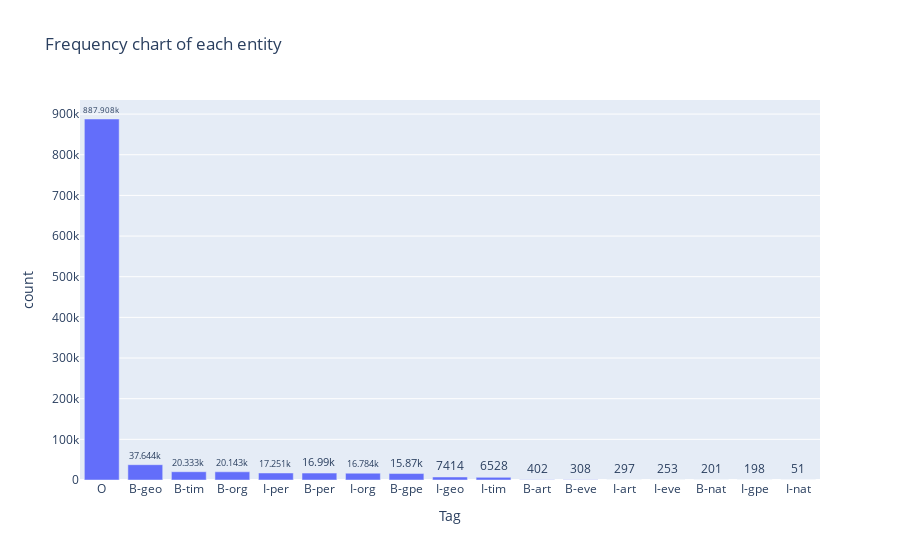

Notebook code cell kept with this figure:
### Markdown cell above
According to the dataset information, the tags represent the following broad classes:  
geo = Geographical Entity  
org = Organization  
per = Person  
gpe = Geopolitical Entity  
tim = Time indicator  
art = Artifact  
eve = Event  
nat = Natural Phenomenon  

Also, there are 2 set of values for each tag. In entity tagging, the BIO representation means the heirarchy of the entities, i.e. :  
    1. B - Beginning of an entity
    2. I - Inside an entity
    3. O - Other(not related to any entity)  

For example, the sentence: "IPhone 15 was launched by Apple Inc in USA." The entity breakdown of this sentence is:  
    - Iphone - B-art  
    - 15 - I-art  
    - was - O  
    - launched - O  
    - by - O  
    - Apple - B-org  
    - Inc - I-org  
    - in - O  
    - USA - B-geo

### Code cell
tag_freq_plot = data["Tag"].value_counts().reset_index()

fig = px.bar(tag_freq_plot, x="Tag", y="count", title="Frequency chart of each entity")
fig.update_traces(texttemplate='%{y}', textposition='outside')
fig.show()

### Figure 1 — Plotly figure (JSON) as saved in the notebook; plotly's stock layout.template omitted (floating-point values rounded to 4 significant figures)
{"data": [{"alignmentgroup": "True", "hovertemplate": "Tag=%{x}<br>count=%{y}<extra></extra>", "legendgroup": "", "marker": {"color": "#636efa", "pattern": {"shape": ""}}, "name": "", "offsetgroup": "", "orientation": "v", "showlegend": false, "textposition": "outside", "texttemplate": "%{y}", "type": "bar", "x": ["O", "B-geo", "B-tim", "B-org", "I-per", "B-per", "I-org", "B-gpe", "I-geo", "I-tim", "B-art", "B-eve", "I-art", "I-eve", "B-nat", "I-gpe", "I-nat"], "xaxis": "x", "y": [887908, 37644, 20333, 20143, 17251, 16990, 16784, 15870, 7414, 6528, 402, 308, 297, 253, 201, 198, 51], "yaxis": "y"}], "layout": {"barmode": "relative", "legend": {"tracegroupgap": 0}, "title": {"text": "Frequency chart of each entity"}, "xaxis": {"anchor": "y", "domain": [0, 1], "title": {"text": "Tag"}}, "yaxis": {"anchor": "x", "domain": [0, 1], "title": {"text": "count"}}}}
